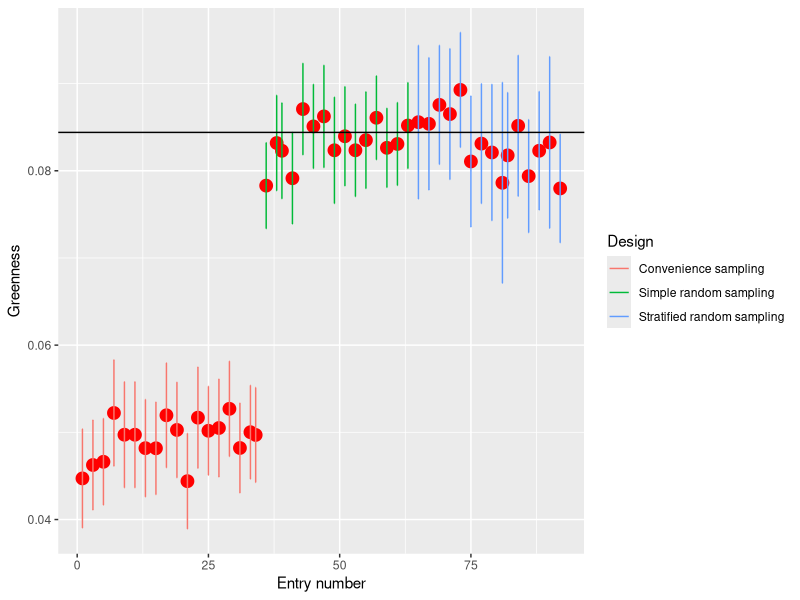
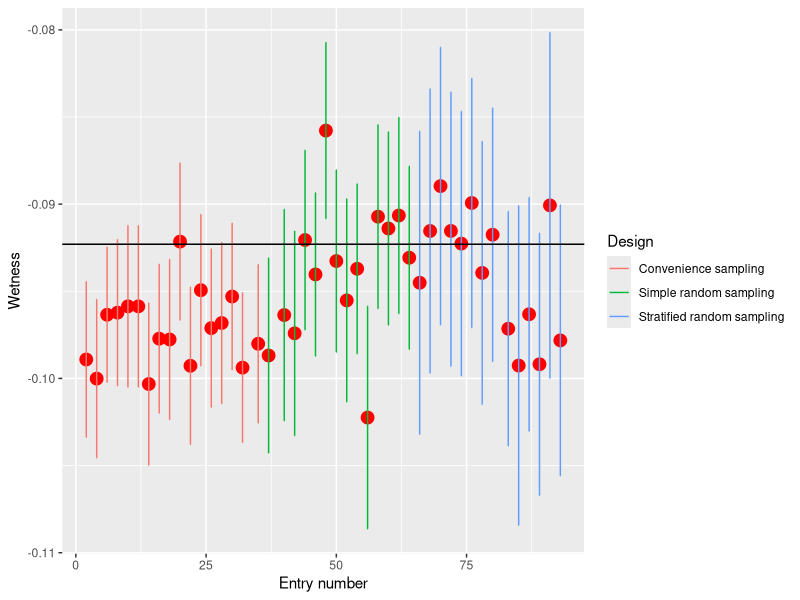

Source code (R) for these figures, in order:
## ---- chunk 1
knitr::opts_chunk$set(echo = TRUE)
## ---- chunk 2

read.csv("student_results_f21.csv") -> ci

## ---- chunk 3

library(ggplot2)

ggplot(subset(ci, ci$Variable == 'Greenness'), aes(x = Int.number, y = Estimate, color = Design, group = Design)) + geom_point(size = 4, color = "red") + geom_errorbar(aes(ymin = LL, ymax = UL), width = 0.1) + geom_hline(yintercept = 0.0844) + labs(x = "Entry number", y = "Greenness")

## ---- chunk 4


ggplot(subset(ci, ci$Variable == 'Wetness'), aes(x = Int.number, y = Estimate, color = Design, group = Design)) + geom_point(size = 4, color = "red") + geom_errorbar(aes(ymin = LL, ymax = UL), width = 0.1) + geom_hline(yintercept = -0.0923) + labs(x = "Entry number", y = "Wetness")

